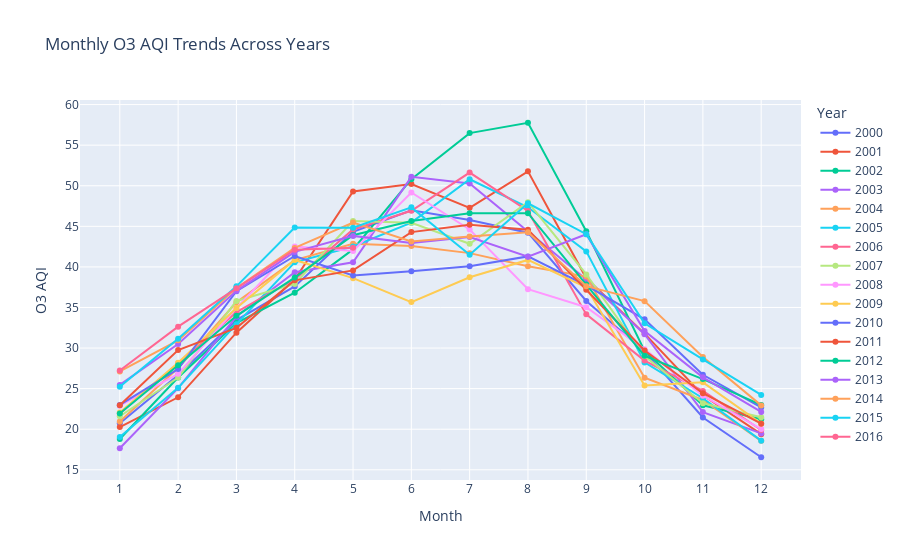

This figure's notebook cell:
### Code cell
monthly_trends = data.copy()
monthly_trends['Date Local'] = pd.to_datetime(monthly_trends['Date Local'])
monthly_trends['Month'] = monthly_trends['Date Local'].dt.month
monthly_trends['Year'] = monthly_trends['Date Local'].dt.year

monthly_avg = monthly_trends.groupby(['Year', 'Month'])['O3 AQI'].mean().reset_index()
monthly_avg['Year'] = monthly_avg['Year'].astype(str)

print(monthly_avg.head())

fig = px.line(
    monthly_avg,
    x='Month',
    y='O3 AQI',
    color='Year',
    title='Monthly O3 AQI Trends Across Years',
    markers=True
)
fig.update_xaxes(tickmode='linear', tick0=1, dtick=1)
fig.show()

### Figure 1 — Plotly figure (JSON) as saved in the notebook; plotly's stock layout.template omitted (floating-point values rounded to 4 significant figures)
{"data": [{"hovertemplate": "Year=2000<br>Month=%{x}<br>O3 AQI=%{y}<extra></extra>", "legendgroup": "2000", "line": {"color": "#636efa", "dash": "solid"}, "marker": {"symbol": "circle"}, "mode": "lines+markers", "name": "2000", "orientation": "v", "showlegend": true, "type": "scatter", "x": [1, 2, 3, 4, 5, 6, 7, 8, 9, 10, 11, 12], "xaxis": "x", "y": [20.75, 26.69, 33.45, 37.6, 44.32, 46.97, 45.79, 44.21, 35.81, 29.59, 21.44, 16.55], "yaxis": "y"}, {"hovertemplate": "Year=2001<br>Month=%{x}<br>O3 AQI=%{y}<extra></extra>", "legendgroup": "2001", "line": {"color": "#EF553B", "dash": "solid"}, "marker": {"symbol": "circle"}, "mode": "lines+markers", "name": "2001", "orientation": "v", "showlegend": true, "type": "scatter", "x": [1, 2, 3, 4, 5, 6, 7, 8, 9, 10, 11, 12], "xaxis": "x", "y": [20.26, 23.93, 31.9, 38.44, 49.29, 50.2, 47.28, 51.77, 38.6, 31.77, 24.18, 19.39], "yaxis": "y"}, {"hovertemplate": "Year=2002<br>Month=%{x}<br>O3 AQI=%{y}<extra></extra>", "legendgroup": "2002", "line": {"color": "#00cc96", "dash": "solid"}, "marker": {"symbol": "circle"}, "mode": "lines+markers", "name": "2002", "orientation": "v", "showlegend": true, "type": "scatter", "x": [1, 2, 3, 4, 5, 6, 7, 8, 9, 10, 11, 12], "xaxis": "x", "y": [18.8, 26.37, 33.09, 36.81, 42.16, 50.81, 56.48, 57.76, 44.4, 29.65, 22.95, 21.23], "yaxis": "y"}, {"hovertemplate": "Year=2003<br>Month=%{x}<br>O3 AQI=%{y}<extra></extra>", "legendgroup": "2003", "line": {"color": "#ab63fa", "dash": "solid"}, "marker": {"symbol": "circle"}, "mode": "lines+markers", "name": "2003", "orientation": "v", "showlegend": true, "type": "scatter", "x": [1, 2, 3, 4, 5, 6, 7, 8, 9, 10, 11, 12], "xaxis": "x", "y": [17.65, 25.06, 33.9, 39.35, 40.56, 51.09, 50.29, 44.34, 38.44, 31.71, 22.11, 19.49], "yaxis": "y"}, {"hovertemplate": "Year=2004<br>Month=%{x}<br>O3 AQI=%{y}<extra></extra>", "legendgroup": "2004", "line": {"color": "#FFA15A", "dash": "solid"}, "marker": {"symbol": "circle"}, "mode": "lines+markers", "name": "2004", "orientation": "v", "showlegend": true, "type": "scatter", "x": [1, 2, 3, 4, 5, 6, 7, 8, 9, 10, 11, 12], "xaxis": "x", "y": [20.95, 27.54, 35.63, 40.85, 42.84, 42.58, 41.7, 40.08, 38.81, 26.34, 23.61, 18.57], "yaxis": "y"}, {"hovertemplate": "Year=2005<br>Month=%{x}<br>O3 AQI=%{y}<extra></extra>", "legendgroup": "2005", "line": {"color": "#19d3f3", "dash": "solid"}, "marker": {"symbol": "circle"}, "mode": "lines+markers", "name": "2005", "orientation": "v", "showlegend": true, "type": "scatter", "x": [1, 2, 3, 4, 5, 6, 7, 8, 9, 10, 11, 12], "xaxis": "x", "y": [19.04, 25.1, 32.94, 40.57, 42.52, 45.45, 50.8, 47.35, 41.91, 28.23, 23.81, 18.59], "yaxis": "y"}, {"hovertemplate": "Year=2006<br>Month=%{x}<br>O3 AQI=%{y}<extra></extra>", "legendgroup": "2006", "line": {"color": "#FF6692", "dash": "solid"}, "marker": {"symbol": "circle"}, "mode": "lines+markers", "name": "2006", "orientation": "v", "showlegend": true, "type": "scatter", "x": [1, 2, 3, 4, 5, 6, 7, 8, 9, 10, 11, 12], "xaxis": "x", "y": [21.93, 28.11, 34.42, 38.46, 44.61, 46.92, 51.63, 46.9, 34.15, 28.46, 24.72, 19.9], "yaxis": "y"}, {"hovertemplate": "Year=2007<br>Month=%{x}<br>O3 AQI=%{y}<extra></extra>", "legendgroup": "2007", "line": {"color": "#B6E880", "dash": "solid"}, "marker": {"symbol": "circle"}, "mode": "lines+markers", "name": "2007", "orientation": "v", "showlegend": true, "type": "scatter", "x": [1, 2, 3, 4, 5, 6, 7, 8, 9, 10, 11, 12], "xaxis": "x", "y": [21.6, 26.38, 35.8, 37.9, 45.66, 45.44, 42.85, 47.98, 39.08, 29.02, 23.21, 21.47], "yaxis": "y"}, {"hovertemplate": "Year=2008<br>Month=%{x}<br>O3 AQI=%{y}<extra></extra>", "legendgroup": "2008", "line": {"color": "#FF97FF", "dash": "solid"}, "marker": {"symbol": "circle"}, "mode": "lines+markers", "name": "2008", "orientation": "v", "showlegend": true, "type": "scatter", "x": [1, 2, 3, 4, 5, 6, 7, 8, 9, 10, 11, 12], "xaxis": "x", "y": [22.9, 26.82, 34.92, 42.51, 41.96, 49.18, 44.62, 37.26, 35.03, 29.87, 24.14, 20.02], "yaxis": "y"}, {"hovertemplate": "Year=2009<br>Month=%{x}<br>O3 AQI=%{y}<extra></extra>", "legendgroup": "2009", "line": {"color": "#FECB52", "dash": "solid"}, "marker": {"symbol": "circle"}, "mode": "lines+markers", "name": "2009", "orientation": "v", "showlegend": true, "type": "scatter", "x": [1, 2, 3, 4, 5, 6, 7, 8, 9, 10, 11, 12], "xaxis": "x", "y": [22.05, 28.2, 34.94, 40.86, 38.61, 35.66, 38.73, 40.86, 37.48, 25.38, 25.78, 20.71], "yaxis": "y"}, {"hovertemplate": "Year=2010<br>Month=%{x}<br>O3 AQI=%{y}<extra></extra>", "legendgroup": "2010", "line": {"color": "#636efa", "dash": "solid"}, "marker": {"symbol": "circle"}, "mode": "lines+markers", "name": "2010", "orientation": "v", "showlegend": true, "type": "scatter", "x": [1, 2, 3, 4, 5, 6, 7, 8, 9, 10, 11, 12], "xaxis": "x", "y": [22.99, 27.42, 37.0, 41.35, 38.94, 39.46, 40.08, 41.3, 37.71, 33.54, 26.71, 22.68], "yaxis": "y"}, {"hovertemplate": "Year=2011<br>Month=%{x}<br>O3 AQI=%{y}<extra></extra>", "legendgroup": "2011", "line": {"color": "#EF553B", "dash": "solid"}, "marker": {"symbol": "circle"}, "mode": "lines+markers", "name": "2011", "orientation": "v", "showlegend": true, "type": "scatter", "x": [1, 2, 3, 4, 5, 6, 7, 8, 9, 10, 11, 12], "xaxis": "x", "y": [22.96, 29.75, 32.5, 38.35, 39.57, 44.29, 45.18, 44.59, 37.18, 29.71, 24.44, 20.69], "yaxis": "y"}, {"hovertemplate": "Year=2012<br>Month=%{x}<br>O3 AQI=%{y}<extra></extra>", "legendgroup": "2012", "line": {"color": "#00cc96", "dash": "solid"}, "marker": {"symbol": "circle"}, "mode": "lines+markers", "name": "2012", "orientation": "v", "showlegend": true, "type": "scatter", "x": [1, 2, 3, 4, 5, 6, 7, 8, 9, 10, 11, 12], "xaxis": "x", "y": [21.94, 27.88, 33.97, 38.68, 43.91, 45.67, 46.6, 46.63, 37.83, 29.04, 26.17, 22.99], "yaxis": "y"}, {"hovertemplate": "Year=2013<br>Month=%{x}<br>O3 AQI=%{y}<extra></extra>", "legendgroup": "2013", "line": {"color": "#ab63fa", "dash": "solid"}, "marker": {"symbol": "circle"}, "mode": "lines+markers", "name": "2013", "orientation": "v", "showlegend": true, "type": "scatter", "x": [1, 2, 3, 4, 5, 6, 7, 8, 9, 10, 11, 12], "xaxis": "x", "y": [25.46, 30.5, 37.05, 41.85, 43.82, 42.95, 43.67, 41.25, 44.02, 32.11, 26.39, 22.13], "yaxis": "y"}, {"hovertemplate": "Year=2014<br>Month=%{x}<br>O3 AQI=%{y}<extra></extra>", "legendgroup": "2014", "line": {"color": "#FFA15A", "dash": "solid"}, "marker": {"symbol": "circle"}, "mode": "lines+markers", "name": "2014", "orientation": "v", "showlegend": true, "type": "scatter", "x": [1, 2, 3, 4, 5, 6, 7, 8, 9, 10, 11, 12], "xaxis": "x", "y": [27.12, 30.95, 37.4, 42.34, 45.48, 43.13, 43.75, 44.27, 37.62, 35.78, 28.91, 22.94], "yaxis": "y"}, {"hovertemplate": "Year=2015<br>Month=%{x}<br>O3 AQI=%{y}<extra></extra>", "legendgroup": "2015", "line": {"color": "#19d3f3", "dash": "solid"}, "marker": {"symbol": "circle"}, "mode": "lines+markers", "name": "2015", "orientation": "v", "showlegend": true, "type": "scatter", "x": [1, 2, 3, 4, 5, 6, 7, 8, 9, 10, 11, 12], "xaxis": "x", "y": [25.22, 31.14, 37.6, 44.85, 44.84, 47.34, 41.5, 47.84, 44.03, 33.05, 28.6, 24.22], "yaxis": "y"}, {"hovertemplate": "Year=2016<br>Month=%{x}<br>O3 AQI=%{y}<extra></extra>", "legendgroup": "2016", "line": {"color": "#FF6692", "dash": "solid"}, "marker": {"symbol": "circle"}, "mode": "lines+markers", "name": "2016", "orientation": "v", "showlegend": true, "type": "scatter", "x": [1, 2, 3, 4, 5], "xaxis": "x", "y": [27.23, 32.64, 37.35, 42.12, 42.36], "yaxis": "y"}], "layout": {"legend": {"title": {"text": "Year"}, "tracegroupgap": 0}, "title": {"text": "Monthly O3 AQI Trends Across Years"}, "xaxis": {"anchor": "y", "domain": [0, 1], "dtick": 1, "tick0": 1, "tickmode": "linear", "title": {"text": "Month"}}, "yaxis": {"anchor": "x", "domain": [0, 1], "title": {"text": "O3 AQI"}}}}
